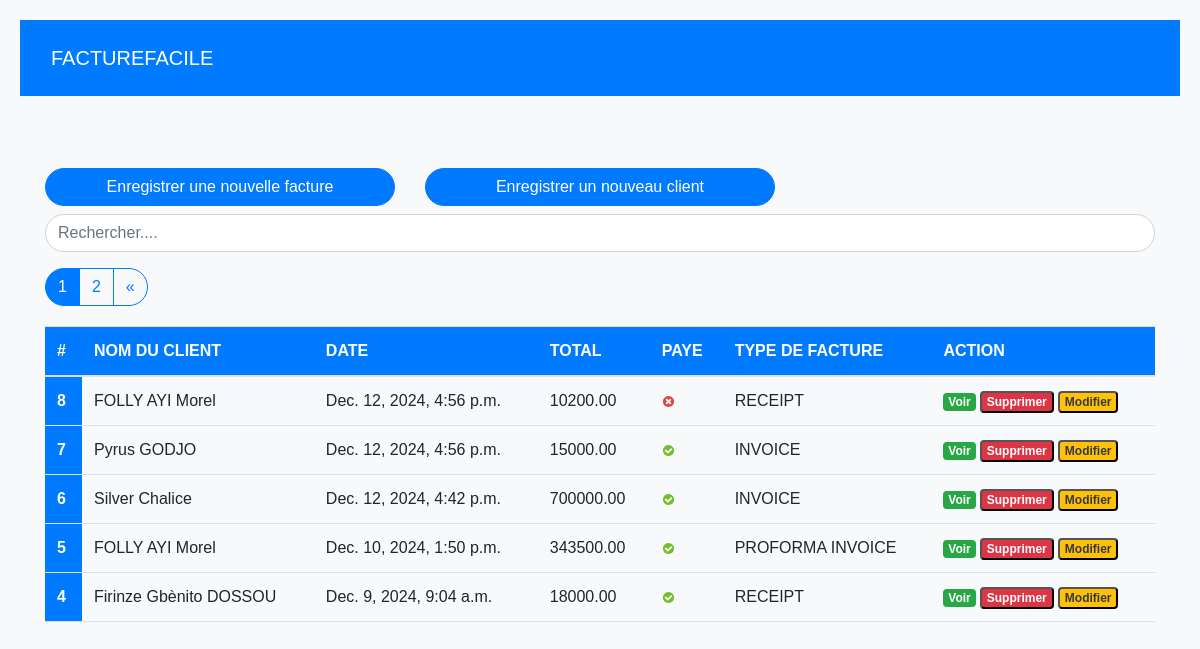
The page / on the database its author committed.
### facture/models.py (models this page shows, shortened)
class Invoice(models.Model):
    INVOICE_TYPE = (
        ('R', 'RECEIPT'),
        ('P', 'PROFORMA INVOICE'),
        ('I', 'INVOICE')
    )
    customer = models.ForeignKey(Customer, on_delete=models.PROTECT)
    save_by = models.ForeignKey(User, on_delete=models.PROTECT)
    invoice_date_time = models.DateTimeField(auto_now_add=True)
    total = models.DecimalField(max_digits=1000000000, decimal_places=2)
    last_updated_date = models.DateTimeField(null=True, blank=True)
    paid = models.BooleanField(default=False)
    invoice_type = models.CharField(max_length=1, choices=INVOICE_TYPE)
    comments = models.TextField(null=True, max_length=1000, blank = True)
    class Meta:
        verbose_name = "Invoice"
        verbose_name_plural = "Invoices"
    @property
    def get_total(self):
        articles = self.article_set.all()
        total = sum(article.get_total for article in articles)
        return total

class Customer(models.Model):
   SEX_TYPES = (
        ('M', 'Masculin'),
        ('F', 'Féminin'),
    )
   name = models.CharField(max_length=132)
   email = models.EmailField()
   phone = models.CharField(max_length=132)
   address = models.CharField(max_length=64)
   sex = models.CharField(max_length=1, choices=SEX_TYPES)
   age = models.CharField(max_length=12)
   city = models.CharField(max_length=16)
   zip_code = models.CharField(max_length=16)
   created_date = models.DateTimeField(auto_now_add=True)
   save_by = models.ForeignKey(User, on_delete=models.PROTECT)
   class Meta:
       verbose_name = "Customer"
       verbose_name_plural = "Customers"

class Article(models.Model):
    invoice = models.ForeignKey(Invoice, on_delete= models.CASCADE)
    name = models.CharField(max_length=132)
    quantity = models.IntegerField()
    unit_price = models.DecimalField(max_digits=10000000, decimal_places=2)
    total = models.DecimalField(max_digits=1000000000, decimal_places=2)
    class Meta:
        verbose_name = 'Article'
        verbose_name_plural = 'Articles'
    @property
    def get_total(self):
        total = self.quantity * self.unit_price
        return total

### facture/views.py (the view, shortened to what this page needs)
# urls.py: path('', views.HomeView.as_view(), name='home'),
class HomeView(View, LoginRequiredSuperuserMixim):
    templates_name = 'facture/index.html'
    invoices = Invoice.objects.select_related('customer', 'save_by').all().order_by('-invoice_date_time')
    context = {
        'invoices': invoices
    }
    def get(self, request, *args, **kwargs):
        items = pagination(request, self.invoices)
        self.context['invoices'] = items
        return render(request, self.templates_name, self.context)

### facture/utils.py (called while the page is built)
def pagination(request, invoices):
        default_page = 1
        page = request.GET.get('page', default_page)
        items_per_page = 5
        paginator = Paginator(invoices, items_per_page)
        try:
            items_page = paginator.page(page)
        except PageNotAnInteger:
            items_page = paginator.page(default_page)
        except EmptyPage:
            items_page = paginator.page(paginator.num_pages)
        return items_page

### facture/templates/facture/index.html (shortened to what this page needs)
{% extends "base.html" %}
{% load static %}
{% block content %}
<br><br>
<div class="row">
   <div class="col-md-4 mb-2">
      <a href="{% url 'add-invoice' %}" class="btn btn-primary btn-responsive w-100">
         Enregistrer une nouvelle facture
      </a>
   </div>
   <div class="col-md-4 mb-2">
      <a href="{% url 'add-customer' %}" class="btn btn-primary btn-responsive w-100">
         Enregistrer un nouveau client
      </a>
   </div>
</div>
<div class="form-group">
   <input id="search" class="form-control form-control-responsive" type="text" placeholder="Rechercher....">
</div>
<div class="table-responsive">
   <table class="table table-striped-columns custom-table">
      <thead>
         <tr>
            <th scope="col">#</th>
            <th scope="col">NOM DU CLIENT</th>
            <th scope="col">DATE</th>
            <th scope="col">TOTAL</th>
            <th scope="col">PAYE</th>
            <th scope="col">TYPE DE FACTURE</th>
            <th scope="col">ACTION</th>
         </tr>
      </thead>
      <tbody id="myTable">
         {% if invoices %}
         {% for facture in invoices %}
         <tr class="custom-row">
            <th scope="row">{{ facture.pk }}</th>
            <td>{{facture.customer.name}}</td>
            <td>{{facture.invoice_date_time}}</td>
            <td>{{ facture.get_total }}</td>
            <td>
               {% if facture.paid %}
               <img src="{% static 'images/icon-yes.svg' %}" alt="True">
               {% else %}
               <img src="{% static 'images/icon-no.svg' %}" alt="False">
               {% endif %}
            </td>
            <td>{{facture.get_invoice_type_display }}</td>
            <td>
               <a href="{% url 'view-invoice' pk=facture.pk %}" title="Detail" class="badge text-white bg-success custom-action-btn">Voir</a>
               <button id="btn-invoice-sup" type="button" data-toggle="modal" data-target="#supprimer"
                  class="badge text-white bg-danger custom-action-btn" title="Supprimer" data-id="{{ facture.pk }}"
                  data-customer="{{facture.customer.name}}">Supprimer
               </button>
               <button id="btn-invoice-mod" type="button" data-toggle="modal" title="Modifier" data-target="#modifier"
                  data-id="{{facture.pk}}" data-customer="{{facture.customer.name}}" class="badge text-dark bg-warning custom-action-btn">
                  Modifier
               </button>
            </td>
         </tr>
         {% endfor %}
         {% if invoices.has_other_pages %}
         <div class="btn-group" role="group" aria-label="Item pagination">
            {% for page_number in invoices.paginator.page_range %}
            {% if invoices.number == page_number %}
            <button class="btn btn-outline-primary active">
               <span> {{page_number}} <span class="sr-only">(current)</span></span>
            </button>
            {% else %}
            <a href="?page={{page_number}}" class="btn btn-outline-primary">
               {{ page_number }}
            </a>
            {% endif %}
            {% endfor %}
            {% if invoices.has_next %}
            <a href="?page={{ invoices.next_page_number }}" class="btn btn-outline-primary">&laquo;</a>
            {% endif %}
         </div>
         {% endif %}
         {% else %}
         <p class="text-center text-white">Aucune facture trouvée.</p>
         {% endif %}
      </tbody>
   </table>
</div>
<br><br>
{% endblock %}

### templates/base.html (shortened to what this page needs)
{% load static %}
<!DOCTYPE html>
<html lang="en">
<head>
    <link rel="stylesheet" href="https://cdn.jsdelivr.net/npm/bootstrap@4.6.2/dist/css/bootstrap.min.css"
>
  <link rel="stylesheet" href="{% static 'css/style.css' %}">
</head>
<body>
    <header>
        <nav class="navbar navbar-expand-lg bg-body-tertiary">
            <div class="container-fluid">
                <a class="navbar-brand text-white" href="{% url 'home' %}">FACTUREFACILE</a>
            </div>
        </nav>
    </header>
    <div class="container">
        <div class="wrapper">
            <br>
        </div>
    </div>
    <div class="container">
        {% block content %}
        {% endblock content %}
    </div>
</body>
</html>

### facture/static/css/style.css (style rules this page uses)
body { font-family: 'Arial', sans-serif; background-color: #f8f9fa; color: #343a40; margin: 0; padding: 20px; }
header { background-color: #007bff; color: white; padding: 10px 0; text-align: center; }
.btn { border-radius: 25px; transition: background-color 0.3s, transform 0.3s; }
.table { border-collapse: collapse; width: 100%; margin-top: 20px; }
.table th, .table td { padding: 12px; text-align: left; border-bottom: 1px solid #dee2e6; }
.table th { background-color: #007bff; color: white; }
.form-control { border-radius: 25px; border: 1px solid #ced4da; }

### rows shown on the page
Invoice: pk "8", customer.name "FOLLY AYI Morel", invoice_date_time "Dec. 12, 2024, 4:56 p.m.", get_total "10200.00", paid False (drawn), invoice_type "RECEIPT"
Invoice: pk "7", customer.name "Pyrus GODJO", invoice_date_time "Dec. 12, 2024, 4:56 p.m.", get_total "15000.00", paid True (drawn), invoice_type "INVOICE"
Invoice: pk "6", customer.name "Silver Chalice", invoice_date_time "Dec. 12, 2024, 4:42 p.m.", get_total "700000.00", paid True (drawn), invoice_type "INVOICE"
Invoice: pk "5", customer.name "FOLLY AYI Morel", invoice_date_time "Dec. 10, 2024, 1:50 p.m.", get_total "343500.00", paid True (drawn), invoice_type "PROFORMA INVOICE"
Invoice: pk "4", customer.name "Firinze Gbènito DOSSOU", invoice_date_time "Dec. 9, 2024, 9:04 a.m.", get_total "18000.00", paid True (drawn), invoice_type "RECEIPT"

### other values the page prints
{{ page_number }} "1"
{{ page_number }} "2"
